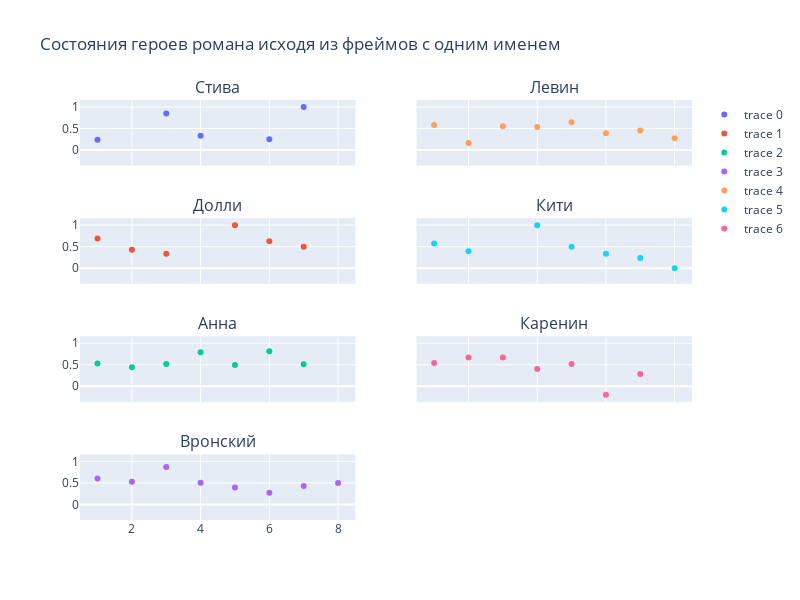

This figure's notebook cell:
### Code cell
#3
fig = make_subplots(rows=4, cols=2,
                    shared_xaxes='all',
                    shared_yaxes='all',
                    subplot_titles = ['Стива', 'Левин', 'Долли', 'Кити', 'Анна', 'Каренин', 'Вронский'])

fig.add_trace(
    go.Scatter(x=cs['Стива']['x'], y=cs['Стива']['y'], mode='markers', text=cs['Стива']['y'], textposition='top right'),
    row=1, col=1
)

fig.add_trace(
    go.Scatter(x=cs['Долли']['x'], y=cs['Долли']['y'], mode='markers'),
    row=2, col=1
)

fig.add_trace(
    go.Scatter(x=cs['Анна']['x'], y=cs['Анна']['y'], mode='markers'),
    row=3, col=1
)

fig.add_trace(
    go.Scatter(x=cs['Вронский']['x'], y=cs['Вронский']['y'], mode='markers'),
    row=4, col=1
)

fig.add_trace(
    go.Scatter(x=cs['Левин']['x'], y=cs['Левин']['y'], mode='markers'),
    row=1, col=2
)

fig.add_trace(
    go.Scatter(x=cs['Кити']['x'], y=cs['Кити']['y'], mode='markers'),
    row=2, col=2
)

fig.add_trace(
    go.Scatter(x=cs['Каренин']['x'], y=cs['Каренин']['y'], mode='markers'),
    row=3, col=2
)

fig.update_layout(height=600, width=800, title_text="Состояния героев романа исходя из фреймов с одним именем")
fig.show()

### Figure 1 — Plotly figure (JSON) as saved in the notebook; plotly's stock layout.template omitted (floating-point values rounded to 4 significant figures)
{"data": [{"mode": "markers", "text": ["0.2413793103448276", "0.85", "0.3333333333333333", "0.25", "1.0"], "textposition": "top right", "type": "scatter", "x": [1, 3, 4, 6, 7], "xaxis": "x", "y": [0.2414, 0.85, 0.3333, 0.25, 1], "yaxis": "y"}, {"mode": "markers", "type": "scatter", "x": [1, 2, 3, 5, 6, 7], "xaxis": "x3", "y": [0.6923, 0.4286, 0.3333, 1, 0.6241, 0.5], "yaxis": "y3"}, {"mode": "markers", "type": "scatter", "x": [1, 2, 3, 4, 5, 6, 7], "xaxis": "x5", "y": [0.5269, 0.4444, 0.5154, 0.7909, 0.4966, 0.8143, 0.5111], "yaxis": "y5"}, {"mode": "markers", "type": "scatter", "x": [1, 2, 3, 4, 5, 6, 7, 8], "xaxis": "x7", "y": [0.6, 0.5242, 0.8722, 0.5045, 0.3941, 0.27, 0.4286, 0.5], "yaxis": "y7"}, {"mode": "markers", "type": "scatter", "x": [1, 2, 3, 4, 5, 6, 7, 8], "xaxis": "x2", "y": [0.5826, 0.1613, 0.5511, 0.5351, 0.6437, 0.3875, 0.4565, 0.275], "yaxis": "y2"}, {"mode": "markers", "type": "scatter", "x": [1, 2, 4, 5, 6, 7, 8], "xaxis": "x4", "y": [0.5708, 0.3957, 1, 0.5, 0.3375, 0.2333, 0], "yaxis": "y4"}, {"mode": "markers", "type": "scatter", "x": [1, 2, 3, 4, 5, 6, 7], "xaxis": "x6", "y": [0.54, 0.67, 0.6714, 0.4015, 0.5154, -0.2, 0.2875], "yaxis": "y6"}], "layout": {"annotations": [{"font": {"size": 16}, "showarrow": false, "text": "Стива", "x": 0.225, "xanchor": "center", "xref": "paper", "y": 1, "yanchor": "bottom", "yref": "paper"}, {"font": {"size": 16}, "showarrow": false, "text": "Левин", "x": 0.775, "xanchor": "center", "xref": "paper", "y": 1, "yanchor": "bottom", "yref": "paper"}, {"font": {"size": 16}, "showarrow": false, "text": "Долли", "x": 0.225, "xanchor": "center", "xref": "paper", "y": 0.7188, "yanchor": "bottom", "yref": "paper"}, {"font": {"size": 16}, "showarrow": false, "text": "Кити", "x": 0.775, "xanchor": "center", "xref": "paper", "y": 0.7188, "yanchor": "bottom", "yref": "paper"}, {"font": {"size": 16}, "showarrow": false, "text": "Анна", "x": 0.225, "xanchor": "center", "xref": "paper", "y": 0.4375, "yanchor": "bottom", "yref": "paper"}, {"font": {"size": 16}, "showarrow": false, "text": "Каренин", "x": 0.775, "xanchor": "center", "xref": "paper", "y": 0.4375, "yanchor": "bottom", "yref": "paper"}, {"font": {"size": 16}, "showarrow": false, "text": "Вронский", "x": 0.225, "xanchor": "center", "xref": "paper", "y": 0.1562, "yanchor": "bottom", "yref": "paper"}], "height": 600, "title": {"text": "Состояния героев романа исходя из фреймов с одним именем"}, "width": 800, "xaxis": {"anchor": "y", "domain": [0, 0.45], "matches": "x7", "showticklabels": false}, "xaxis2": {"anchor": "y2", "domain": [0.55, 1], "matches": "x7", "showticklabels": false}, "xaxis3": {"anchor": "y3", "domain": [0, 0.45], "matches": "x7", "showticklabels": false}, "xaxis4": {"anchor": "y4", "domain": [0.55, 1], "matches": "x7", "showticklabels": false}, "xaxis5": {"anchor": "y5", "domain": [0, 0.45], "matches": "x7", "showticklabels": false}, "xaxis6": {"anchor": "y6", "domain": [0.55, 1], "matches": "x7", "showticklabels": false}, "xaxis7": {"anchor": "y7", "domain": [0, 0.45]}, "xaxis8": {"anchor": "y8", "domain": [0.55, 1], "matches": "x7"}, "yaxis": {"anchor": "x", "domain": [0.8438, 1], "matches": "y7"}, "yaxis2": {"anchor": "x2", "domain": [0.8438, 1], "matches": "y7", "showticklabels": false}, "yaxis3": {"anchor": "x3", "domain": [0.5625, 0.7188], "matches": "y7"}, "yaxis4": {"anchor": "x4", "domain": [0.5625, 0.7188], "matches": "y7", "showticklabels": false}, "yaxis5": {"anchor": "x5", "domain": [0.2812, 0.4375], "matches": "y7"}, "yaxis6": {"anchor": "x6", "domain": [0.2812, 0.4375], "matches": "y7", "showticklabels": false}, "yaxis7": {"anchor": "x7", "domain": [0, 0.1562]}, "yaxis8": {"anchor": "x8", "domain": [0, 0.1562], "matches": "y7", "showticklabels": false}}}
